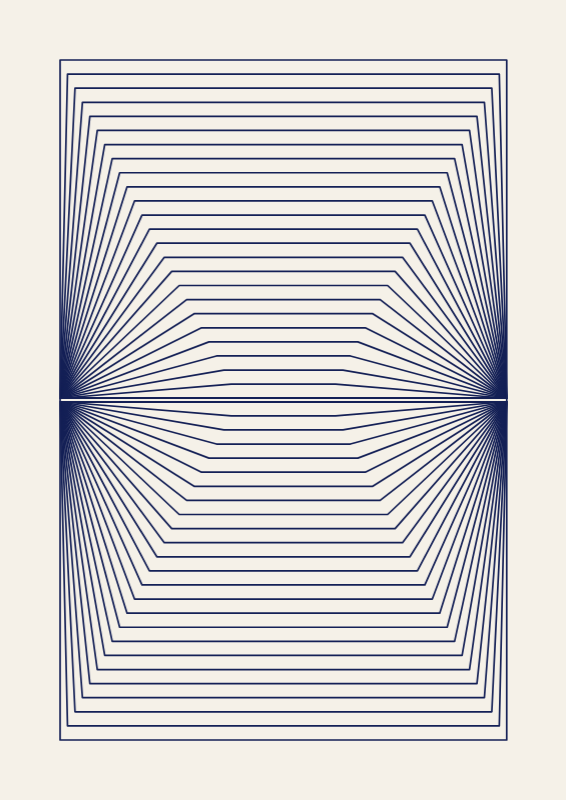
Frame 1 (no input)
Frame 2 (the mouse pressed at the canvas centre, redrawn once): identical to frame 1, image omitted

The p5.js sketch that drew this single still picture (run headless with seeded random() and noise() and a simulated clock; the mouse was pressed at the canvas centre and the sketch redrawn once):

// p5.js sketch
// ── sketch.js
// =======================================================================
// ILUSÃO DE ÓTICA "CALENDÁRIO FLIP" — desenhado somente com quad()

let margemCanvas = 60;     
let esquerda, direita;     
let topoQuadro, baseQuadro; 
let espessuraLombada = 14;
let ComprimentoQuadro = 800 //Altere a vontade para a resolução que preferir, a arte vai seguir corretamente
let AlturaQuadro = ComprimentoQuadro / 1.414; //Proporção raiz de 2, igual uma folha A4, melhor para impressão.
//let AlturaQuadro = ComprimentoQuadro / 1.777; //Proporção 16:9 para criar papeis de parede.
//let AlturaQuadro = ComprimentoQuadro / 1.6; //Proporção 16:10 para criar papeis de parede para Macbooks

function setup() {
  createCanvas(AlturaQuadro, ComprimentoQuadro); // Canvas em formato retrato.
  noLoop();

  esquerda = margemCanvas;
  direita = width - margemCanvas;
  topoQuadro = margemCanvas;
  baseQuadro = height - margemCanvas;
}

function draw() {
  background(245, 241, 232);
  noLoop(); //Pro desenho rodar só uma vez
  noFill();       //Os quadrados não vão ter preenchimento, pra poder visualizar os menores, já que não consigo organizr em camadas
  stroke("#142056");
  strokeWeight(1.7);
  strokeJoin(ROUND);

  let centroY = (topoQuadro + baseQuadro) / 2;
  let lombadaTopo = centroY - espessuraLombada / 8;
  let lombadaBase = centroY + espessuraLombada / 8;
  desenhaLombada(lombadaTopo, lombadaBase);

  desenhaFolhas(lombadaTopo, topoQuadro);

  desenhaFolhas(lombadaBase,baseQuadro);
}

function desenhaQuadroExterno() {
  quad(
    esquerda, topoQuadro,   // vértice 1: canto superior esquerdo
    direita, topoQuadro,    // vértice 2: canto superior direito
    direita, baseQuadro,    // vértice 3: canto inferior direito
    esquerda, baseQuadro    // vértice 4: canto inferior esquerdo
  );
}

function desenhaLombada(yTopo, yBase) {
  quad(
    esquerda, yTopo,
    direita, yTopo,
    direita, yBase,
    esquerda, yBase
  );
}

function desenhaFolhas(yBordaQuadro, yBordaLombada) {
  let numeroDeFolhas = 24; //Alterar para o efeito desejado, quanto maior o número de folhas, mais confuso ficará aos olhos. Até se tornar uma cor sólida.
  let larguraTotal = direita - esquerda;
  let larguraMinima = larguraTotal * 0.2;
  let centroX = (esquerda + direita) / 2;

  for (let i = 0; i < numeroDeFolhas; i++) {

    let t = (i + 1) / numeroDeFolhas;
    let yLadoMoldura = yBordaQuadro;
    let yLadoLombada = lerp(yBordaQuadro, yBordaLombada, t);
    let larguraLadoMoldura = larguraTotal;
    let larguraLadoLombada = lerp(larguraMinima, larguraTotal, t);
    let metadeMoldura = larguraLadoMoldura / 2;
    let metadeLombada = larguraLadoLombada / 2;

    quad(
      centroX - metadeMoldura, yLadoMoldura,
      centroX + metadeMoldura, yLadoMoldura,
      centroX + metadeLombada, yLadoLombada,
      centroX - metadeLombada, yLadoLombada
    );
  }
}
